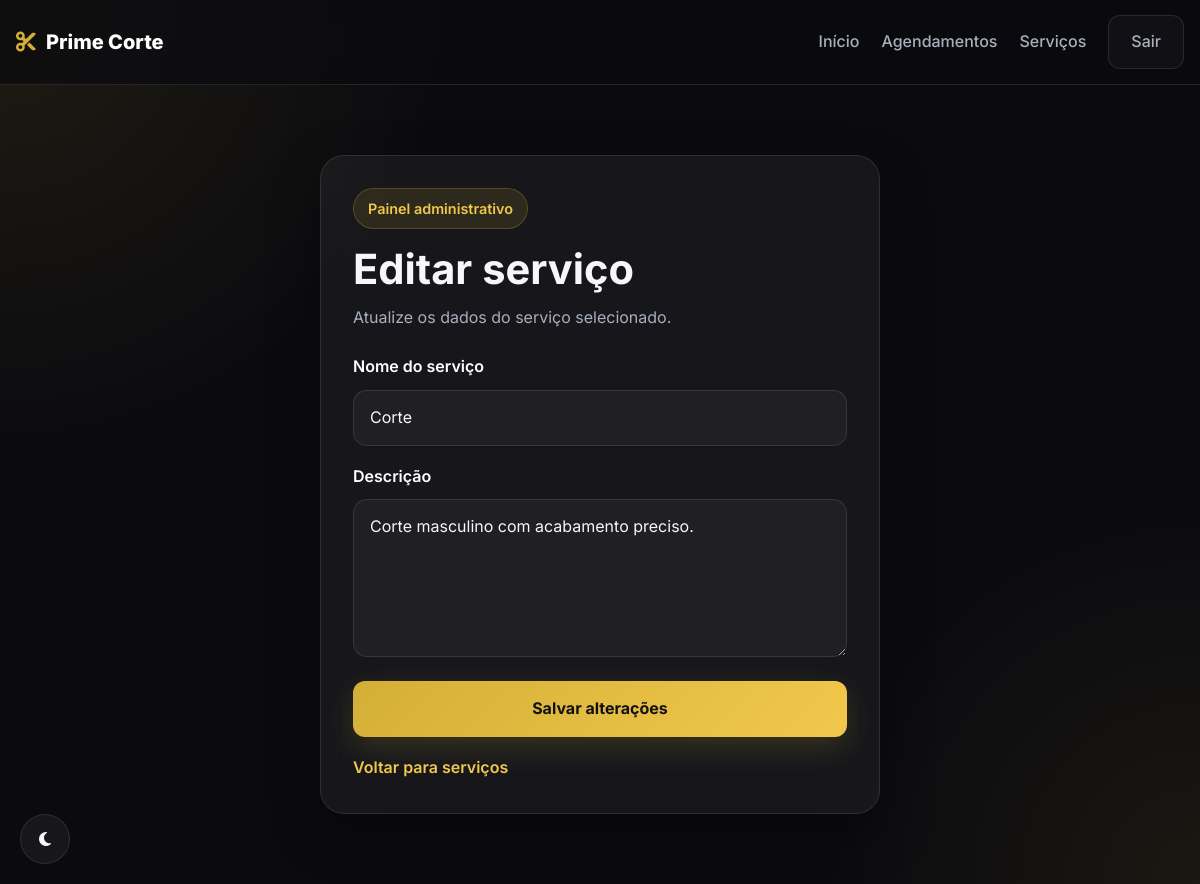
Page /admin/servicos/editar/1 (signed in) on the earlier database version.
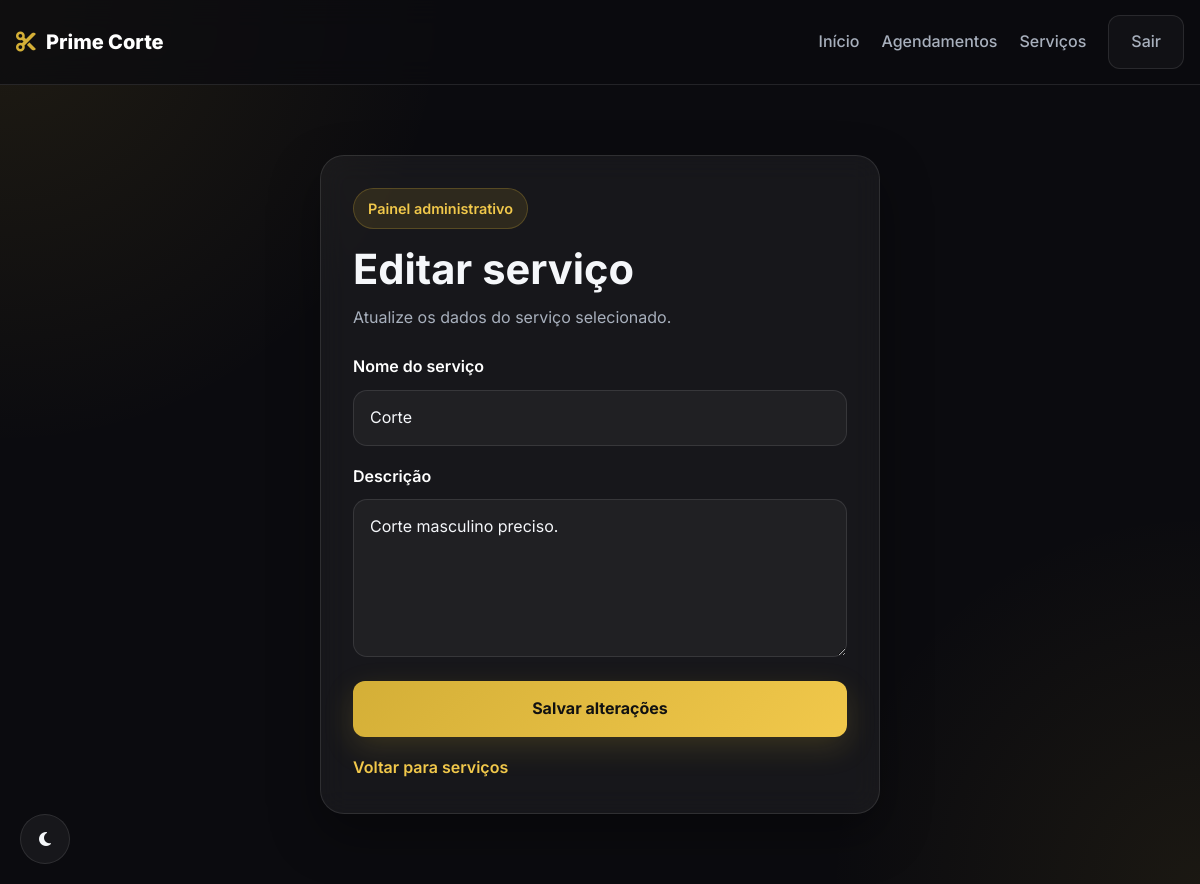
Same page on the later database version.
### tables this page shows
CREATE TABLE services (
            id INTEGER PRIMARY KEY AUTOINCREMENT,
            nome TEXT NOT NULL UNIQUE,
            descricao TEXT,
            valor REAL NOT NULL DEFAULT 0.0,
            ativo INTEGER NOT NULL DEFAULT 1,
            created_at TIMESTAMP DEFAULT CURRENT_TIMESTAMP
        );

### app.py (the view, shortened to what this page needs)
@app.route("/admin/servicos/editar/<int:id>", methods=["GET", "POST"])
def admin_editar_servico(id):
    if not admin_logado(): return redirect(url_for("login"))
    conn = get_connection(); cursor = conn.cursor()
    cursor.execute("SELECT * FROM services WHERE id = ?", (id,)); servico = cursor.fetchone(); conn.close()
    return render_template("admin/servico_form.html", modo="editar", servico=servico)

### app.py (called while the page is built)
def admin_logado(): return "user_id" in session and session.get("user_tipo") == "admin"

### database.py (called while the page is built)
def get_connection():
    DB_DIR.mkdir(exist_ok=True)
    conn = sqlite3.connect(DB_PATH)
    conn.row_factory = sqlite3.Row
    return conn

### templates/admin/servico_form.html (shortened to what this page needs)
{% extends "base.html" %}
{% block content %}
<header class="header">
    <div class="container nav">
        <div class="logo">
            <i class="fa-solid fa-scissors"></i>
            <span>Prime Corte</span>
        </div>
        <nav class="nav-menu" id="nav-menu">
            <a href="/">Início</a>
            <a href="/admin/agendamentos">Agendamentos</a>
            <a href="/admin/servicos">Serviços</a>
            <a href="/logout" class="btn-nav-outline">Sair</a>
        </nav>
    </div>
</header>
<main class="auth-page">
    <section class="auth-section">
        <div class="container auth-container">
            <div class="auth-card auth-card-wide">
                <div class="auth-header">
                    <span class="section-tag">Painel administrativo</span>
                    {% if modo == "editar" %}
                        <h1>Editar serviço</h1>
                        <p>Atualize os dados do serviço selecionado.</p>
                    {% else %}
                        <h1>Novo serviço</h1>
                        <p>Cadastre um novo serviço para aparecer no agendamento.</p>
                    {% endif %}
                </div>
                <form method="POST" class="auth-form">
                    <div class="input-group">
                        <label for="nome">Nome do serviço</label>
                        <input
                            type="text"
                            id="nome"
                            name="nome"
                            placeholder="Ex.: Corte social"
                            value="{% if servico %}{{ servico.nome }}{% endif %}"
                            required
                        >
                    </div>
                    <div class="input-group">
                        <label for="descricao">Descrição</label>
                        <textarea
                            id="descricao"
                            name="descricao"
                            rows="5"
                            placeholder="Descreva o serviço"
                        >{% if servico and servico.descricao %}{{ servico.descricao }}{% endif %}</textarea>
                    </div>
                    <button type="submit" class="btn-primary auth-submit">
                        {% if modo == "editar" %}
                            Salvar alterações
                        {% else %}
                            Cadastrar serviço
                        {% endif %}
                    </button>
                </form>
                <div class="auth-links">
                    <a href="/admin/servicos">Voltar para serviços</a>
                </div>
            </div>
        </div>
    </section>
</main>
{% endblock %}

Differences in the rows shown:
changed services "Corte": descricao "Corte masculino com acabamento preciso." → "Corte masculino preciso."
